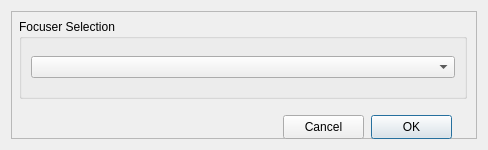
<?xml version="1.0" encoding="UTF-8"?>
<ui version="4.0">
 <class>X2Focus</class>
 <widget class="QDialog" name="X2Focus">
  <property name="geometry">
   <rect>
    <x>0</x>
    <y>0</y>
    <width>488</width>
    <height>150</height>
   </rect>
  </property>
  <property name="sizePolicy">
   <sizepolicy hsizetype="Fixed" vsizetype="Fixed">
    <horstretch>0</horstretch>
    <verstretch>0</verstretch>
   </sizepolicy>
  </property>
  <property name="minimumSize">
   <size>
    <width>488</width>
    <height>150</height>
   </size>
  </property>
  <property name="maximumSize">
   <size>
    <width>488</width>
    <height>150</height>
   </size>
  </property>
  <property name="windowTitle">
   <string>Oasis focuser settings</string>
  </property>
  <layout class="QHBoxLayout" name="horizontalLayout_12">
   <item>
    <widget class="X2Form" name="X2Form">
     <property name="minimumSize">
      <size>
       <width>0</width>
       <height>0</height>
      </size>
     </property>
     <property name="maximumSize">
      <size>
       <width>99999</width>
       <height>99999</height>
      </size>
     </property>
     <property name="sizeIncrement">
      <size>
       <width>1</width>
       <height>1</height>
      </size>
     </property>
     <property name="frameShape">
      <enum>QFrame::StyledPanel</enum>
     </property>
     <property name="frameShadow">
      <enum>QFrame::Raised</enum>
     </property>
     <widget class="QPushButton" name="pushButtonCancel">
      <property name="geometry">
       <rect>
        <x>272</x>
        <y>104</y>
        <width>81</width>
        <height>24</height>
       </rect>
      </property>
      <property name="text">
       <string>Cancel</string>
      </property>
     </widget>
     <widget class="QPushButton" name="pushButtonOK">
      <property name="enabled">
       <bool>true</bool>
      </property>
      <property name="geometry">
       <rect>
        <x>360</x>
        <y>104</y>
        <width>81</width>
        <height>24</height>
       </rect>
      </property>
      <property name="text">
       <string>OK</string>
      </property>
      <property name="default">
       <bool>true</bool>
      </property>
     </widget>
     <widget class="QGroupBox" name="groupBox">
      <property name="geometry">
       <rect>
        <x>8</x>
        <y>8</y>
        <width>448</width>
        <height>80</height>
       </rect>
      </property>
      <property name="title">
       <string>Focuser Selection</string>
      </property>
      <layout class="QVBoxLayout" name="verticalLayout">
       <item>
        <widget class="QComboBox" name="comboBox"/>
       </item>
      </layout>
     </widget>
    </widget>
   </item>
  </layout>
 </widget>
 <customwidgets>
  <customwidget>
   <class>X2Form</class>
   <extends>QFrame</extends>
   <header>x2form.h</header>
   <container>1</container>
  </customwidget>
 </customwidgets>
 <resources/>
 <connections/>
</ui>
